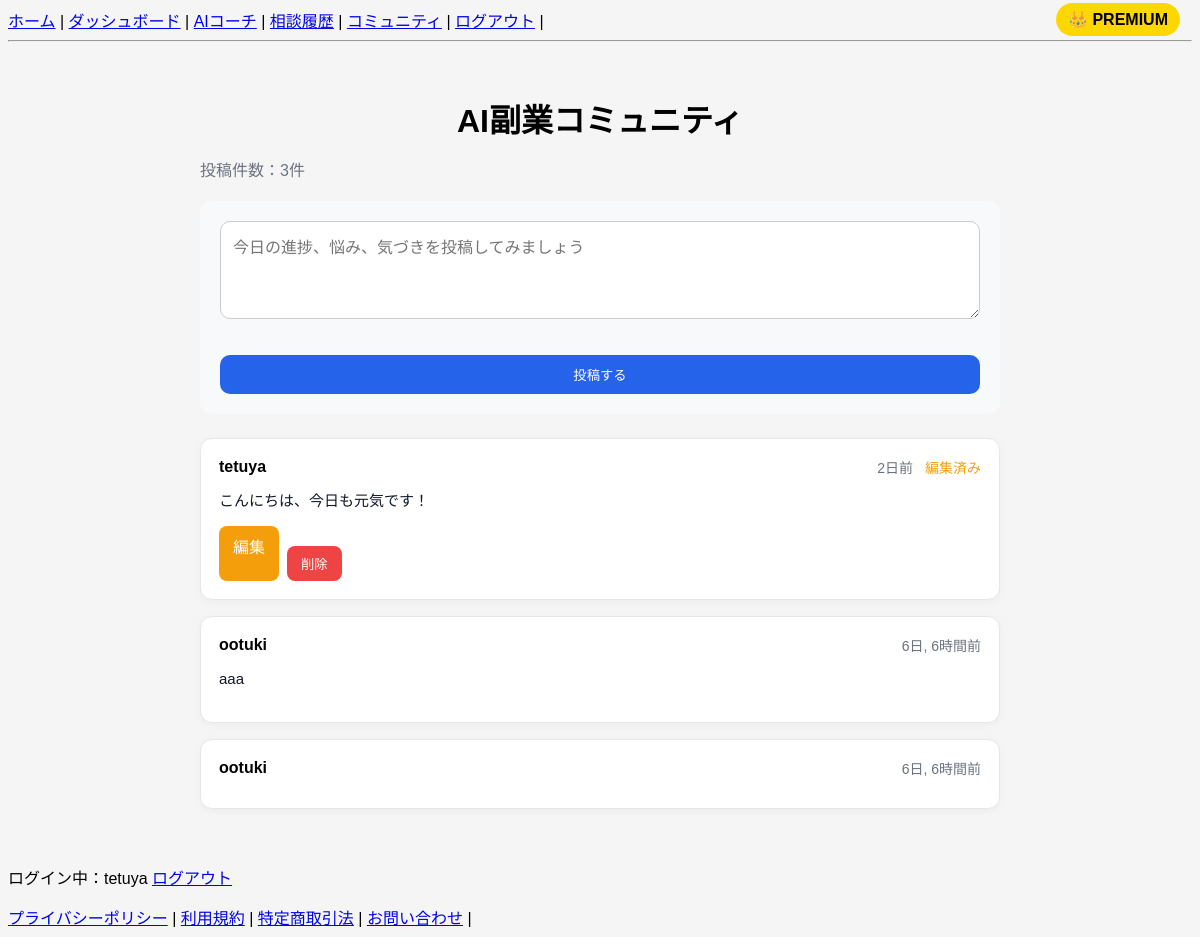
Page /community/ (signed in) on the committed database.
### snippets/models.py (models this page shows, shortened)
class CommunityPost(models.Model):
    user = models.ForeignKey(User, on_delete=models.CASCADE)
    content = models.TextField()
    created_at = models.DateTimeField(default=timezone.now)
    updated_at = models.DateTimeField(auto_now=True)
    is_edited = models.BooleanField(default=False)

### snippets/views/community_views.py (the view, shortened to what this page needs)
# urls.py: path("community/", community, name="community"),
@login_required
def community(request):
    posts = CommunityPost.objects.all().order_by("-created_at")
    post_count = posts.count()
    return render(request, "snippets/community.html", {
        "posts": posts,
        "post_count": post_count,
    })

### snippets/templates/snippets/community.html (shortened to what this page needs)
{% extends "snippets/base.html" %}
{% load humanize %}
{% block content %}
<div style="max-width: 800px; margin: 0 auto; padding: 24px;">
  <h1 style="margin-bottom: 8px;">AI副業コミュニティ</h1>
  <p style="color: #6b7280; margin-bottom: 20px;">
    投稿件数：{{ post_count }}件
  </p>
  <div style="background: #f8f9fa; padding: 20px; border-radius: 12px; margin-bottom: 24px;">
    <form method="post">
      <textarea
        name="content"
        rows="4"
        placeholder="今日の進捗、悩み、気づきを投稿してみましょう"
        style="width: 100%; padding: 12px; border: 1px solid #ccc; border-radius: 10px; font-size: 16px; box-sizing: border-box;"
      ></textarea>
      <div style="margin-top: 12px;">
        <button
          type="submit"
          style="background: #2563eb; color: white; border: none; padding: 10px 18px; border-radius: 10px; cursor: pointer;"
        >
          投稿する
        </button>
      </div>
    </form>
  </div>
  {% for post in posts %}
    <div style="background: white; border: 1px solid #e5e7eb; border-radius: 12px; padding: 18px; margin-bottom: 16px; box-shadow: 0 2px 8px rgba(0,0,0,0.04);">
      <div style="display: flex; justify-content: space-between; align-items: center; margin-bottom: 10px; gap: 12px; flex-wrap: wrap;">
        <div>
          <strong style="font-size: 16px;">{{ post.user.username }}</strong>
        </div>
        <div style="color: #6b7280; font-size: 14px;">
          {{ post.created_at|naturaltime }}
          {% if post.is_edited %}
            <span style="margin-left: 8px; color: #f59e0b;">編集済み</span>
          {% endif %}
        </div>
      </div>
      <div style="line-height: 1.8; font-size: 15px; color: #111827; margin-bottom: 12px;">
        {{ post.content|linebreaksbr }}
      </div>
      {% if request.user == post.user %}
        <div style="display: flex; gap: 8px;">
          <a
            href="{% url 'edit_community_post' post.id %}"
            style="display: inline-block; background: #f59e0b; color: white; text-decoration: none; padding: 8px 14px; border-radius: 8px;"
          >
            編集
          </a>
          <form method="post" action="{% url 'delete_community_post' post.id %}">
            <button
              type="submit"
              onclick="return confirm('この投稿を削除しますか？');"
              style="background: #ef4444; color: white; border: none; padding: 8px 14px; border-radius: 8px; cursor: pointer;"
            >
              削除
            </button>
          </form>
        </div>
      {% endif %}
    </div>
  {% empty %}
    <div style="background: #f9fafb; border: 1px solid #e5e7eb; border-radius: 12px; padding: 20px;">
      <p style="margin: 0; color: #6b7280;">まだ投稿はありません。最初の投稿をしてみましょう。</p>
    </div>
  {% endfor %}
</div>
{% endblock %}

### snippets/templates/snippets/base.html (shortened to what this page needs)
<!DOCTYPE html>
<html>
<head>
</head>
<body>
<nav>
{% if user.is_authenticated %}
<a href="/">ホーム</a> |
<a href="/dashboard/">ダッシュボード</a> |
<a href="/ai-chat/">AIコーチ</a> |
<a href="/history/">相談履歴</a> |
<a href="/community/">コミュニティ</a> |
<a href="/logout/">ログアウト</a> |
{% else %}
<a href="/">ホーム</a> |
<a href="/login/">ログイン</a> |
<a href="/signup/">新規登録</a> |
{% endif %}
</nav>
<hr>
{% block content %}
{% endblock %}
{% if user.is_authenticated %}
<p>
ログイン中：{{ user.username }}
<a href="/accounts/logout/">ログアウト</a>
</p>
{% endif %}
<div style="position:fixed;top:10px;right:20px;z-index:999;">
    {% if request.user.is_authenticated %}
        {% if request.user.profile.is_premium %}
            <span style="
                background:gold;
                color:black;
                padding:8px 12px;
                border-radius:20px;
                font-weight:bold;
            ">
                👑 PREMIUM
            </span>
        {% endif %}
    {% endif %}
</div>
<footer>
<a href="/privacy/">プライバシーポリシー</a> |
<a href="/terms/">利用規約</a> |
<a href="/legal/">特定商取引法</a> |
<a href="/contact/">お問い合わせ</a> |
</footer>
</body>
</html>

### snippets/templates/snippets/base.html (style rules this page uses)
body { font-family: Arial; background:#f5f5f5; }
h1 { text-align:center; }
button { width:100%; padding:12px; margin-top:20px; background:#4CAF50; color:white; border:none; border-radius:5px; }

### rows in the picture
CommunityPost: user.username "tetuya", created_at "2日前", is_edited "編集済み", content "こんにちは、今日も元気です！", shows "削除"
CommunityPost: user.username "ootuki", created_at "6日, 6時間前", content "aaa"
CommunityPost: user.username "ootuki", created_at "6日, 6時間前"

### other values in the picture
{{ post_count }} "3"
{{ user.username }} "tetuya"
